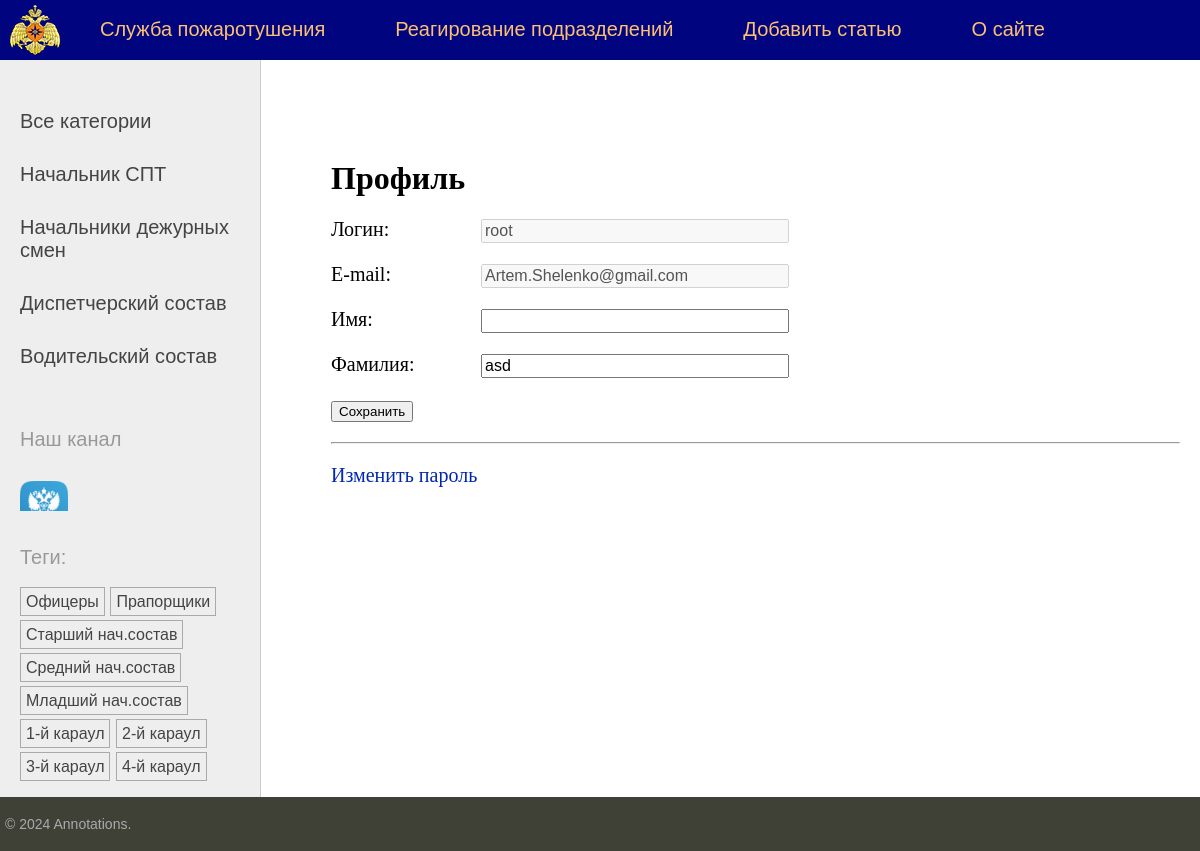
Screenshot of /users/profile/ (signed in) with the database file from the repository.
### members/models.py (models this page shows, shortened)
class Positions(models.Model):  # разбиваем по должностям
    title = models.CharField(max_length=100, db_index=True)
    slug = AutoSlugField(populate_from='title', unique=True, db_index=True)
    def get_absolute_url(self):
        return reverse('categories', kwargs={'cat_slug': self.slug})
    class Meta:
        verbose_name = 'Должность'
        verbose_name_plural = 'Должности'

class TagPost(models.Model):
    objects = models.Manager()
    tag = models.CharField(max_length=100, db_index=True)
    slug = AutoSlugField(populate_from='tag', unique=True, db_index=True)
    def get_absolute_url(self):
        return reverse('tag', kwargs={'tag_slug': self.slug})

### users/views.py (the view, shortened to what this page needs)
# urls.py: path('profile/', views.ProfileUser.as_view(), name='profile'),
class ProfileUser(LoginRequiredMixin, UpdateView):
    model = get_user_model()
    form_class = ProfileUserForm
    template_name = 'users/profile.html'
    extra_context = {'title': 'Профиль пользователя'}
    def get_object(self, queryset=None): #отбирает ту запись, которую мы редактируем
        return self.request.user

### users/forms.py
class ProfileUserForm(forms.ModelForm):
    username = forms.CharField(disabled=True, label='Логин', widget=forms.TextInput(attrs={'class': 'form-input'}))
    email = forms.CharField(disabled=True, label='E-mail', widget=forms.TextInput(attrs={'class': 'form-input'}))
    class Meta:
        model = get_user_model()
        fields = ['username', 'email', 'first_name', 'last_name']
        labels = {
            'first_name': 'Имя',
            'last_name': 'Фамилия',
        }
        widgets = {
            'first_name': forms.TextInput(attrs={'class': 'form-input'}),
            'last_name': forms.TextInput(attrs={'class': 'form-input'}),
        }

### members/templatetags/members_tags.py (called while the page is built)
@register.inclusion_tag('members/list_positions.html')
def show_position(pos_selected=0):
    position = Positions.objects.all()
    return {'position': position, 'pos_selected': pos_selected}

@register.inclusion_tag('members/list_tags.html')
def show_tags():
    return {'tags': TagPost.objects.all()}

### users/context_processors.py (called while the page is built)
def get_member_context(request):
    return {'mainmenu': menu}

### users/templates/users/profile.html (shortened to what this page needs)
{% extends 'base.html' %}
{% block content %}
<h1>Профиль</h1>
<form method="post">
    {% for f in form %}
    <p ><label class="form-label" for="{{ f.id_for_label }}">{{f.label}}: </label>{{ f }}</p>
    {% endfor %}
    <p ><button type="submit">Сохранить</button></p>
</form>
<hr>
<p><a href="{% url 'users:password_change' %}">Изменить пароль</a></p>
{% endblock %}

### members/templates/members/list_positions.html
{% for item in position %}
{% if item.id == pos_selected %}
<li class="selected">{{item.title}}</li>
{% else %}
<li><a href="{{ item.get_absolute_url }}">{{item.title}}</a>
    {% endif %}
    {% endfor %}

### members/templates/members/list_tags.html
{% if tags %}
<p>Теги: </p>
<ul class="tags-list">
    {% for t in tags %}
    <li><a href="{{ t.get_absolute_url }}">{{t.tag}}</a></li>
    {% endfor %}
</ul>
{% endif %}

### members/static/members/css/styles.css (style rules this page uses)
html, body { font-family: 'Arial'; margin: 0; padding: 0; height: 100%; width: 100%; color: #444; }
a { color: #0027b3; text-decoration: none; }
.left-chapters ul { width: 230px; margin: 0; padding: 20px 10px 10px 20px; list-style: none; font-size: 20px; }
.left-chapters ul li { margin: 30px 0 0 0; color: #999; }
.left-chapters ul li a { color: #444; text-decoration: none; }
ul.tags-list { width: 100%; margin: 0; padding: 0; list-style: none; }
ul.tags-list li { margin: 0; padding: 0 0 10px; display: inline-block; }
ul.tags-list li a { padding: 5px; font-size: 16px; border: 1px solid #aaa; }
.content-text h1 { font-size: 32px; }
.form-input { width: 300px; font-size: 16px; }
.form-label { display: inline-block; min-width: 150px; vertical-align: top; }

### rows the page displays
Positions: title "Начальник СПТ"
Positions: title "Начальники дежурных смен"
Positions: title "Диспетчерский состав"
Positions: title "Водительский состав"
TagPost: tag "Офицеры"
TagPost: tag "Прапорщики"
TagPost: tag "Старший нач.состав"
TagPost: tag "Средний нач.состав"
TagPost: tag "Младший нач.состав"
TagPost: tag "1-й караул"
TagPost: tag "2-й караул"
TagPost: tag "3-й караул"
TagPost: tag "4-й караул"

### other values shown
{{ m.title }} "Служба пожаротушения" "Реагирование подразделений" "Добавить статью" "О сайте"
{{ f.label }} "Логин" "E-mail" "Имя" "Фамилия"
